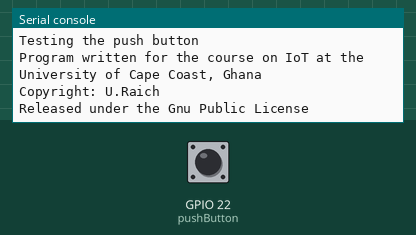
Simulated run of this program. Board: ESP32 board running MicroPython. Shown: the last lines printed to the serial console. The inputs (shaded band) are chosen by the test bench; at power-on: GPIO 22 (pushButton) HIGH.

Above: at 1.2 s.
1.3 s: GPIO 22 (pushButton) pulled LOW for 0.15 s
At 1.43 s:
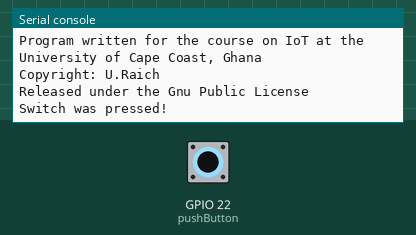
At 2.8 s:
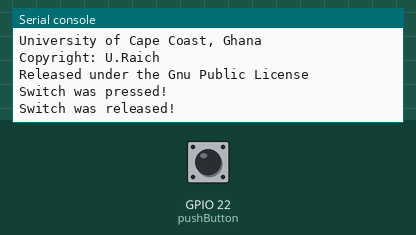

The program:

pbInterrupt.py
```python
# (licence header left out)
from machine import Pin
import sys,time

print("Testing the push button")
print("Program written for the course on IoT at the")
print("University of Cape Coast, Ghana")
print("Copyright: U.Raich")
print("Released under the Gnu Public License")

_PB_PIN = 22
pushButton = Pin(_PB_PIN,Pin.IN,Pin.PULL_UP)

def stateChange(pb):
    if pb.value():
        print("Switch was released!")
    else:
        print("Switch was pressed!")

pushButton.irq(trigger=Pin.IRQ_RISING | Pin.IRQ_FALLING, handler=stateChange)
```

Measured:
- after the input at 1.3 s, the serial console: prints a new line at once (image 1)
